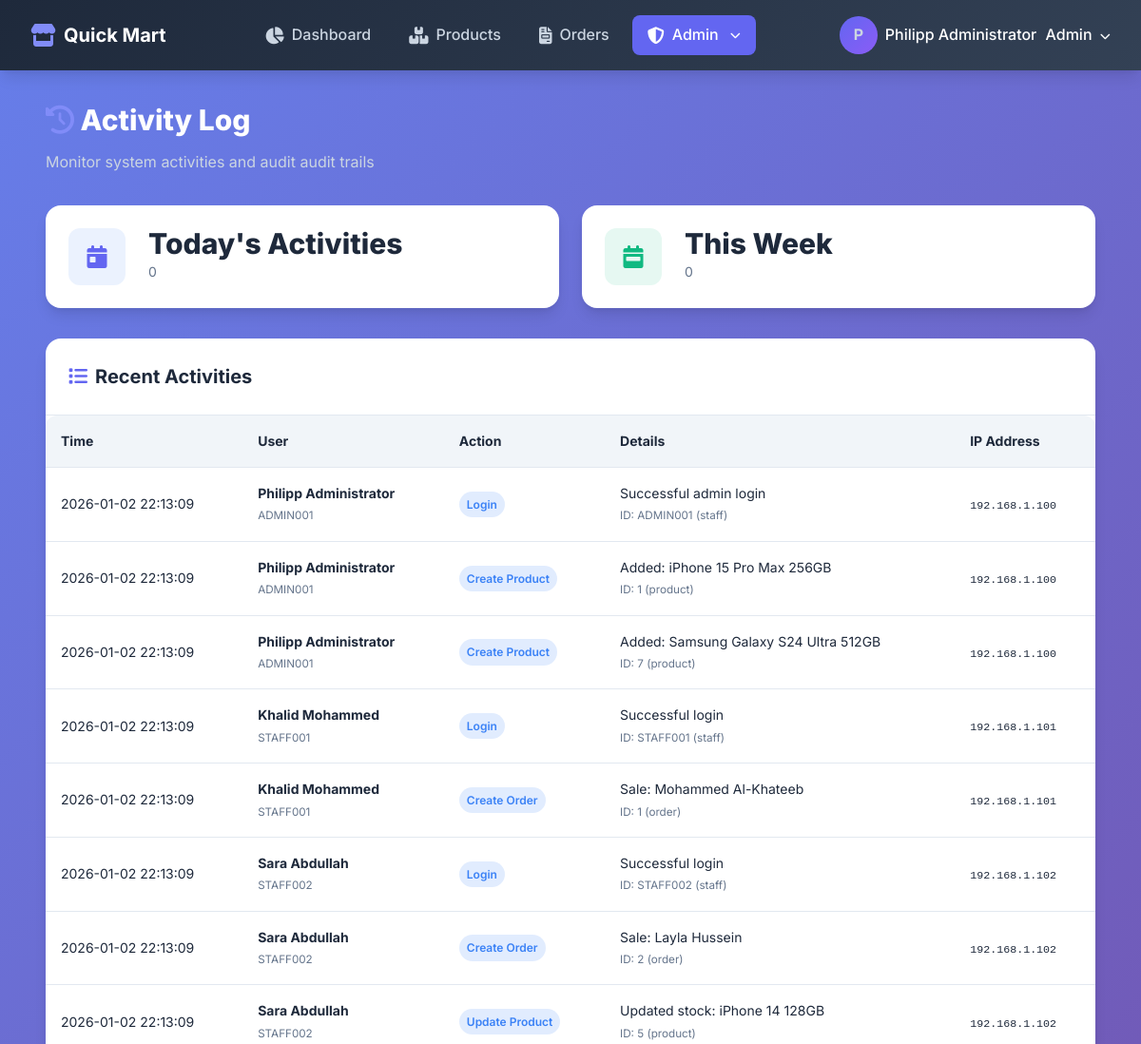
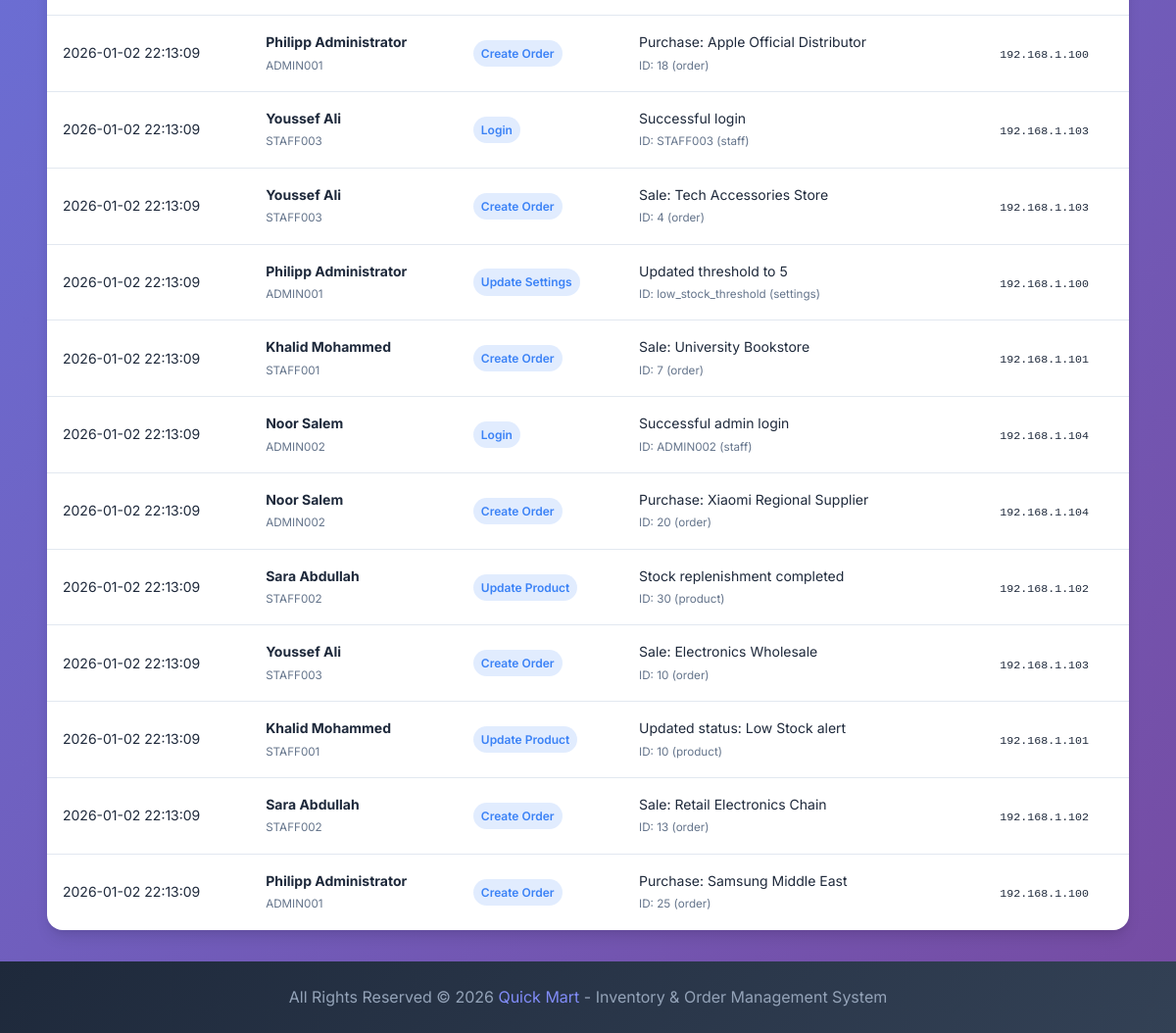
Page /pages/admin/activity.php (signed in) on the committed database (2 pictures, top to bottom).
### tables this page shows
CREATE TABLE IF NOT EXISTS activity_log (
    log_id INT AUTO_INCREMENT PRIMARY KEY,
    staff_id VARCHAR(50),
    action VARCHAR(100) NOT NULL,
    entity_type VARCHAR(50),
    entity_id VARCHAR(50),
    details TEXT,
    ip_address VARCHAR(45),
    user_agent VARCHAR(255),
    created_at TIMESTAMP DEFAULT CURRENT_TIMESTAMP,
    FOREIGN KEY (staff_id) REFERENCES staff(staff_id) ON DELETE SET NULL
);

CREATE TABLE IF NOT EXISTS staff (
    staff_id VARCHAR(50) PRIMARY KEY,
    full_name VARCHAR(100) NOT NULL,
    email VARCHAR(100) UNIQUE NOT NULL,
    phone VARCHAR(20) DEFAULT NULL,
    password VARCHAR(255) NOT NULL,
    role ENUM('admin', 'staff') DEFAULT 'staff',
    is_active TINYINT(1) DEFAULT 1,
    login_attempts INT DEFAULT 0,
    locked_until DATETIME DEFAULT NULL,
    last_login DATETIME DEFAULT NULL,
    created_at TIMESTAMP DEFAULT CURRENT_TIMESTAMP
);

### includes/auth.php (called while the page is built, shortened)
<?php
function isAdmin() {
    return isset($_SESSION['role']) && $_SESSION['role'] === 'admin';
}
function getCurrentStaffName() {
    return $_SESSION['full_name'] ?? null;
}
function sanitize($input) {
    return htmlspecialchars($input, ENT_QUOTES, 'UTF-8');
}
?>

### includes/activity_logger.php (called while the page is built, shortened)
<?php
function getRecentActivities($limit = 50, $staffId = null) {
    try {
        $db = getDB();
        $sql = "SELECT a.*, s.full_name
                FROM activity_log a
                LEFT JOIN staff s ON a.staff_id = s.staff_id
                WHERE 1=1";
        $params = [];
        $sql .= " ORDER BY a.created_at DESC LIMIT ?";
        $params[] = $limit;
        $stmt = $db->prepare($sql);
        $stmt->execute($params);
        return $stmt->fetchAll();
    } catch (PDOException $e) {
        error_log("Get activities error: " . $e->getMessage());
        return [];
    }
}
function getActivityStats() {
    try {
        $db = getDB();
        $stmt = $db->query("SELECT COUNT(*) as count FROM activity_log WHERE DATE(created_at) = CURDATE()");
        $todayCount = $stmt->fetch()['count'];
        $stmt = $db->query("SELECT COUNT(*) as count FROM activity_log WHERE created_at >= DATE_SUB(NOW(), INTERVAL 7 DAY)");
        $weekCount = $stmt->fetch()['count'];
        $stmt = $db->query("
            SELECT action, COUNT(*) as count
            FROM activity_log
            WHERE created_at >= DATE_SUB(NOW(), INTERVAL 7 DAY)
            GROUP BY action
            ORDER BY count DESC
            LIMIT 10
        ");
        $byType = $stmt->fetchAll();
        return [
            'today' => $todayCount,
            'week' => $weekCount,
            'byType' => $byType
        ];
    } catch (PDOException $e) {
        error_log("Activity stats error: " . $e->getMessage());
        return ['today' => 0, 'week' => 0, 'byType' => []];
    }
}
?>

### pages/admin/activity.php (the view, shortened to what this page needs)
<?php
require_once __DIR__ . '/../../includes/auth.php';
require_once __DIR__ . '/../../includes/activity_logger.php';
$recentActivities = getRecentActivities(100);
$stats = getActivityStats();
require_once __DIR__ . '/../../includes/header.php';
?>
<div class="mb-4">
    <h1 style="font-size: var(--font-size-3xl); font-weight: 800; color: var(--white);">
        <i class="fas fa-clock-rotate-left" style="color: var(--primary-light);"></i>
        Activity Log
    </h1>
    <p style="color: var(--gray-300); margin-top: var(--spacing-sm);">
        Monitor system activities and audit audit trails
    </p>
</div>
<div class="stats-grid mb-4">
    <div class="stat-card">
        <div class="stat-icon" style="background: rgba(59, 130, 246, 0.1); color: var(--primary);">
            <i class="fas fa-calendar-day"></i>
        </div>
        <div class="stat-info">
            <h3>Today's Activities</h3>
            <p class="stat-value"><?php echo number_format($stats['today']); ?></p>
        </div>
    </div>
    <div class="stat-card">
        <div class="stat-icon" style="background: rgba(16, 185, 129, 0.1); color: var(--success);">
            <i class="fas fa-calendar-week"></i>
        </div>
        <div class="stat-info">
            <h3>This Week</h3>
            <p class="stat-value"><?php echo number_format($stats['week']); ?></p>
        </div>
    </div>
</div>
<div class="card">
    <div class="card-header">
        <h3 class="card-title">
            <i class="fas fa-list"></i>
            Recent Activities
        </h3>
    </div>
    <div class="card-body" style="padding: 0;">
        <div class="table-container">
            <table class="table">
                <thead>
                    <tr>
                        <th>Time</th>
                        <th>User</th>
                        <th>Action</th>
                        <th>Details</th>
                        <th>IP Address</th>
                    </tr>
                </thead>
                <tbody>
                    <?php foreach ($recentActivities as $log): ?>
                        <tr>
                            <td style="white-space: nowrap;">
                                <?php echo date('Y-m-d H:i:s', strtotime($log['created_at'])); ?>
                            </td>
                            <td>
                                <strong><?php echo sanitize($log['full_name'] ?? 'System'); ?></strong>
                                <br>
                                <small class="text-muted"><?php echo sanitize($log['staff_id']); ?></small>
                            </td>
                            <td>
                                <span class="badge badge-info"><?php echo sanitize($log['action']); ?></span>
                            </td>
                            <td>
                                <?php echo sanitize($log['details']); ?>
                                <?php if ($log['entity_id']): ?>
                                    <br>
                                    <small class="text-muted">ID: <?php echo sanitize($log['entity_id']); ?> (<?php echo sanitize($log['entity_type']); ?>)</small>
                                <?php endif; ?>
                            </td>
                            <td>
                                <small style="font-family: monospace;"><?php echo sanitize($log['ip_address']); ?></small>
                            </td>
                        </tr>
                    <?php endforeach; ?>
                </tbody>
            </table>
        </div>
    </div>
</div>
<?php require_once __DIR__ . '/../../includes/footer.php'; ?>

### includes/header.php (shortened to what this page needs)
<?php
require_once __DIR__ . '/auth.php';
$currentPage = basename($_SERVER['PHP_SELF'], '.php');
$currentDir = basename(dirname($_SERVER['PHP_SELF']));
?>
<!DOCTYPE html>
<html lang="en" dir="ltr">
<head>
    <link rel="stylesheet" href="https://cdnjs.cloudflare.com/ajax/libs/font-awesome/6.4.0/css/all.min.css">
    <link rel="stylesheet" href="<?php echo $currentDir === 'admin' ? '../../assets/css/style.css' : '../assets/css/style.css'; ?>">
</head>
<body>
    <div class="app-container">
        <nav class="navbar">
            <a href="<?php echo $currentDir === 'admin' ? '../dashboard.php' : 'dashboard.php'; ?>" class="navbar-brand">
                <i class="fas fa-store"></i>
                <span>Quick Mart</span>
            </a>
            <ul class="navbar-menu" id="navMenu">
                <li class="navbar-item">
                    <a href="<?php echo $currentDir === 'admin' ? '../dashboard.php' : 'dashboard.php'; ?>" class="navbar-link <?php echo $currentPage === 'dashboard' ? 'active' : ''; ?>">
                        <i class="fas fa-chart-pie"></i>
                        <span>Dashboard</span>
                    </a>
                </li>
                <li class="navbar-item">
                    <a href="<?php echo $currentDir === 'admin' ? '../products.php' : 'products.php'; ?>" class="navbar-link <?php echo $currentPage === 'products' ? 'active' : ''; ?>">
                        <i class="fas fa-boxes-stacked"></i>
                        <span>Products</span>
                    </a>
                </li>
                <li class="navbar-item">
                    <a href="<?php echo $currentDir === 'admin' ? '../orders.php' : 'orders.php'; ?>" class="navbar-link <?php echo $currentPage === 'orders' ? 'active' : ''; ?>">
                        <i class="fas fa-file-invoice"></i>
                        <span>Orders</span>
                    </a>
                </li>
                <?php if (isAdmin()): ?>
                <li class="navbar-item dropdown">
                    <a href="#" class="navbar-link <?php echo $currentDir === 'admin' ? 'active' : ''; ?>" onclick="toggleDropdown(event)">
                        <i class="fas fa-shield-halved"></i>
                        <span>Admin</span>
                        <i class="fas fa-chevron-down" style="font-size: 0.7rem; margin-left: 4px;"></i>
                    </a>
                </li>
                <?php endif; ?>
            </ul>
            <div class="navbar-user">
                <div class="navbar-item dropdown">
                    <a href="#" class="navbar-link user-profile-link" onclick="toggleDropdown(event)" style="background: transparent; padding: 0;">
                        <div class="user-avatar">
                            <?php echo mb_substr(getCurrentStaffName() ?? 'S', 0, 1); ?>
                        </div>
                        <span style="color: var(--white);">
                            <?php echo sanitize(getCurrentStaffName() ?? 'Staff'); ?>
                            <?php if (isAdmin()): ?>
                                <span class="role-badge admin" style="margin-left: 5px;">Admin</span>
                            <?php endif; ?>
                            <i class="fas fa-chevron-down" style="font-size: 0.7rem; margin-left: 4px;"></i>
                        </span>
                    </a>
                </div>
            </div>
        </nav>
        <main class="main-content">
            <div class="container">

### includes/footer.php (shortened to what this page needs)
            </div>
        </main>
        <footer class="footer">
            <p>
                All Rights Reserved &copy; <?php echo date('Y'); ?>
                <a href="#">Quick Mart</a> - Inventory & Order Management System
            </p>
        </footer>
    </div>
</body>
</html>

### rows in the picture
activity_log: created_at "2026-01-02 22:13:09", staff.full_name "Philipp Administrator", staff "ADMIN001", action "Login", details "Successful admin login", entity "ADMIN001", entity_type "staff", ip_address "192.168.1.100"
activity_log: created_at "2026-01-02 22:13:09", staff.full_name "Philipp Administrator", staff "ADMIN001", action "Create Product", details "Added: iPhone 15 Pro Max 256GB", entity "1", entity_type "product", ip_address "192.168.1.100"
activity_log: created_at "2026-01-02 22:13:09", staff.full_name "Philipp Administrator", staff "ADMIN001", action "Create Product", details "Added: Samsung Galaxy S24 Ultra 512GB", entity "7", entity_type "product", ip_address "192.168.1.100"
activity_log: created_at "2026-01-02 22:13:09", staff.full_name "Khalid Mohammed", staff "STAFF001", action "Login", details "Successful login", entity "STAFF001", entity_type "staff", ip_address "192.168.1.101"
activity_log: created_at "2026-01-02 22:13:09", staff.full_name "Khalid Mohammed", staff "STAFF001", action "Create Order", details "Sale: Mohammed Al-Khateeb", entity "1", entity_type "order", ip_address "192.168.1.101"
activity_log: created_at "2026-01-02 22:13:09", staff.full_name "Sara Abdullah", staff "STAFF002", action "Login", details "Successful login", entity "STAFF002", entity_type "staff", ip_address "192.168.1.102"
activity_log: created_at "2026-01-02 22:13:09", staff.full_name "Sara Abdullah", staff "STAFF002", action "Create Order", details "Sale: Layla Hussein", entity "2", entity_type "order", ip_address "192.168.1.102"
activity_log: created_at "2026-01-02 22:13:09", staff.full_name "Sara Abdullah", staff "STAFF002", action "Update Product", details "Updated stock: iPhone 14 128GB", entity "5", entity_type "product", ip_address "192.168.1.102"
activity_log: created_at "2026-01-02 22:13:09", staff.full_name "Philipp Administrator", staff "ADMIN001", action "Create Order", details "Purchase: Apple Official Distributor", entity "18", entity_type "order", ip_address "192.168.1.100"
activity_log: created_at "2026-01-02 22:13:09", staff.full_name "Youssef Ali", staff "STAFF003", action "Login", details "Successful login", entity "STAFF003", entity_type "staff", ip_address "192.168.1.103"
activity_log: created_at "2026-01-02 22:13:09", staff.full_name "Youssef Ali", staff "STAFF003", action "Create Order", details "Sale: Tech Accessories Store", entity "4", entity_type "order", ip_address "192.168.1.103"
activity_log: created_at "2026-01-02 22:13:09", staff.full_name "Philipp Administrator", staff "ADMIN001", action "Update Settings", details "Updated threshold to 5", entity "low_stock_threshold", entity_type "settings", ip_address "192.168.1.100"
activity_log: created_at "2026-01-02 22:13:09", staff.full_name "Khalid Mohammed", staff "STAFF001", action "Create Order", details "Sale: University Bookstore", entity "7", entity_type "order", ip_address "192.168.1.101"
activity_log: created_at "2026-01-02 22:13:09", staff.full_name "Noor Salem", staff "ADMIN002", action "Login", details "Successful admin login", entity "ADMIN002", entity_type "staff", ip_address "192.168.1.104"
activity_log: created_at "2026-01-02 22:13:09", staff.full_name "Noor Salem", staff "ADMIN002", action "Create Order", details "Purchase: Xiaomi Regional Supplier", entity "20", entity_type "order", ip_address "192.168.1.104"
activity_log: created_at "2026-01-02 22:13:09", staff.full_name "Sara Abdullah", staff "STAFF002", action "Update Product", details "Stock replenishment completed", entity "30", entity_type "product", ip_address "192.168.1.102"
activity_log: created_at "2026-01-02 22:13:09", staff.full_name "Youssef Ali", staff "STAFF003", action "Create Order", details "Sale: Electronics Wholesale", entity "10", entity_type "order", ip_address "192.168.1.103"
activity_log: created_at "2026-01-02 22:13:09", staff.full_name "Khalid Mohammed", staff "STAFF001", action "Update Product", details "Updated status: Low Stock alert", entity "10", entity_type "product", ip_address "192.168.1.101"
activity_log: created_at "2026-01-02 22:13:09", staff.full_name "Sara Abdullah", staff "STAFF002", action "Create Order", details "Sale: Retail Electronics Chain", entity "13", entity_type "order", ip_address "192.168.1.102"
activity_log: created_at "2026-01-02 22:13:09", staff.full_name "Philipp Administrator", staff "ADMIN001", action "Create Order", details "Purchase: Samsung Middle East", entity "25", entity_type "order", ip_address "192.168.1.100"

### other values in the picture
mb_substr(getCurrentStaffName() ?? 'S', 0, 1) "P"
getCurrentStaffName() "Philipp Administrator"
$stats['today'] "0"
$stats['week'] "0"
